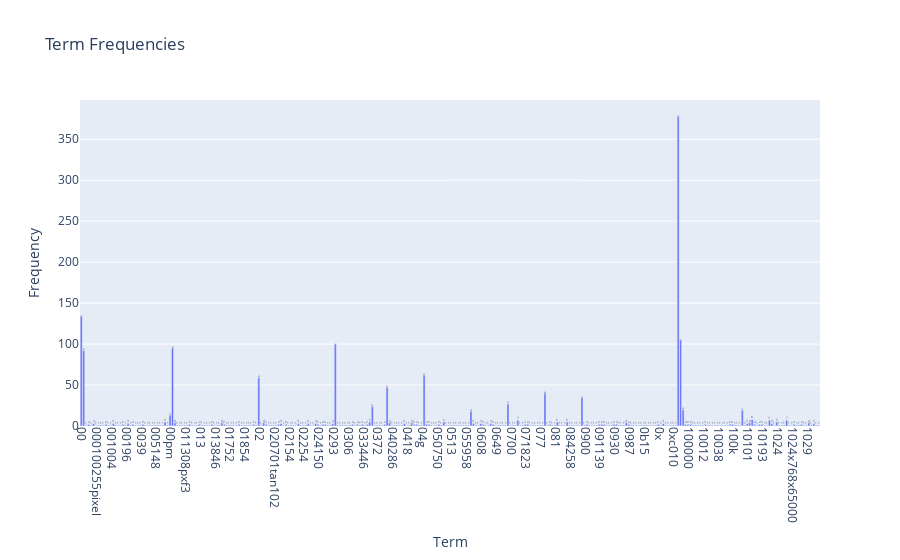

The cell this chart's notebook holds for it:
### Markdown cell above
#### ***Exercise 13 :***
If you want a nicer interactive visualization here, I would encourage you try to install and use plotly to achieve this.

### Code cell
# Answer here
import plotly.express as px

# 將詞彙頻率和詞彙名稱創建為一個DataFrame
term_frequencies_df = pd.DataFrame({'Term': count_vect.get_feature_names_out()[:300],
                                    'Frequency': term_frequencies[:300]})

# 使用Plotly創建互動式條形圖
fig = px.bar(term_frequencies_df, x='Term', y='Frequency', text='Frequency',
             title='Term Frequencies', labels={'Term': 'Term', 'Frequency': 'Frequency'})

# 設定標籤角度以便更好地顯示
fig.update_xaxes(tickangle=90)

# 顯示互動式條形圖
fig.show()

### Figure 1 — Plotly figure (JSON) as saved in the notebook; plotly's stock layout.template omitted (floating-point values rounded to 4 significant figures; data arrays with more than 128 entries replaced by an {"elided": "..."} marker saying what was removed)
{"data": [{"alignmentgroup": "True", "hovertemplate": "Term=%{x}<br>Frequency=%{text}<extra></extra>", "legendgroup": "", "marker": {"color": "#636efa", "pattern": {"shape": ""}}, "name": "", "offsetgroup": "", "orientation": "v", "showlegend": false, "text": {"elided": "300 int values"}, "textposition": "auto", "type": "bar", "x": {"elided": "300 str values"}, "xaxis": "x", "y": {"elided": "300 int values"}, "yaxis": "y"}], "layout": {"barmode": "relative", "legend": {"tracegroupgap": 0}, "title": {"text": "Term Frequencies"}, "xaxis": {"anchor": "y", "domain": [0, 1], "tickangle": 90, "title": {"text": "Term"}}, "yaxis": {"anchor": "x", "domain": [0, 1], "title": {"text": "Frequency"}}}}
